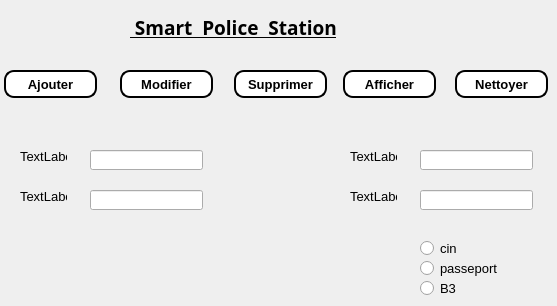
      <widget class="QWidget" name="tab_6">
       <attribute name="icon">
        <iconset>
         <normaloff>../../../Downloads/Service admin.jpg</normaloff>../../../Downloads/Service admin.jpg</iconset>
       </attribute>
       <attribute name="title">
        <string>Service Administratives </string>
       </attribute>
       <widget class="QLabel" name="label_50">
        <property name="geometry">
         <rect>
          <x>350</x>
          <y>190</y>
          <width>47</width>
          <height>13</height>
         </rect>
        </property>
        <property name="font">
         <font>
          <family>Arial</family>
          <pointsize>10</pointsize>
          <weight>50</weight>
          <bold>false</bold>
         </font>
        </property>
        <property name="text">
         <string>TextLabel</string>
        </property>
       </widget>
       <widget class="QLabel" name="label_47">
        <property name="geometry">
         <rect>
          <x>20</x>
          <y>150</y>
          <width>47</width>
          <height>13</height>
         </rect>
        </property>
        <property name="font">
         <font>
          <family>Arial</family>
          <pointsize>10</pointsize>
          <weight>50</weight>
          <bold>false</bold>
         </font>
        </property>
        <property name="text">
         <string>TextLabel</string>
        </property>
       </widget>
       <widget class="QLabel" name="label_49">
        <property name="geometry">
         <rect>
          <x>350</x>
          <y>150</y>
          <width>47</width>
          <height>13</height>
         </rect>
        </property>
        <property name="font">
         <font>
          <family>Arial</family>
          <pointsize>10</pointsize>
          <weight>50</weight>
          <bold>false</bold>
         </font>
        </property>
        <property name="text">
         <string>TextLabel</string>
        </property>
       </widget>
       <widget class="QPushButton" name="affichersalaries_8">
        <property name="geometry">
         <rect>
          <x>343</x>
          <y>70</y>
          <width>93</width>
          <height>28</height>
         </rect>
        </property>
        <property name="font">
         <font>
          <family>Arial</family>
          <pointsize>10</pointsize>
          <weight>75</weight>
          <bold>true</bold>
         </font>
        </property>
        <property name="styleSheet">
         <string notr="true">background-color:white; 
color:black; 
border-style:outset ; 
border-width:2px ; 
border-radius:10px;</string>
        </property>
        <property name="text">
         <string>Afficher</string>
        </property>
       </widget>
       <widget class="QLabel" name="label_48">
        <property name="geometry">
         <rect>
          <x>20</x>
          <y>190</y>
          <width>47</width>
          <height>13</height>
         </rect>
        </property>
        <property name="font">
         <font>
          <family>Arial</family>
          <pointsize>10</pointsize>
          <weight>50</weight>
          <bold>false</bold>
         </font>
        </property>
        <property name="text">
         <string>TextLabel</string>
        </property>
       </widget>
       <widget class="QLineEdit" name="lineEdit_48">
        <property name="geometry">
         <rect>
          <x>90</x>
          <y>190</y>
          <width>113</width>
          <height>20</height>
         </rect>
        </property>
       </widget>
       <widget class="QLineEdit" name="lineEdit_46">
        <property name="geometry">
         <rect>
          <x>90</x>
          <y>150</y>
          <width>113</width>
          <height>20</height>
         </rect>
        </property>
       </widget>
       <widget class="QPushButton" name="Nettoyer_6">
        <property name="geometry">
         <rect>
          <x>455</x>
          <y>70</y>
          <width>93</width>
          <height>28</height>
         </rect>
        </property>
        <property name="font">
         <font>
          <family>Arial</family>
          <pointsize>10</pointsize>
          <weight>75</weight>
          <bold>true</bold>
         </font>
        </property>
        <property name="styleSheet">
         <string notr="true">background-color:white; 
color:black; 
border-style:outset ; 
border-width:2px ; 
border-radius:10px;</string>
        </property>
        <property name="text">
         <string>Nettoyer</string>
        </property>
       </widget>
       <widget class="QLineEdit" name="lineEdit_45">
        <property name="geometry">
         <rect>
          <x>420</x>
          <y>150</y>
          <width>113</width>
          <height>20</height>
         </rect>
        </property>
       </widget>
       <widget class="QLineEdit" name="lineEdit_47">
        <property name="geometry">
         <rect>
          <x>420</x>
          <y>190</y>
          <width>113</width>
          <height>20</height>
         </rect>
        </property>
       </widget>
       <widget class="QPushButton" name="Ajoutersalaries_8">
        <property name="geometry">
         <rect>
          <x>4</x>
          <y>70</y>
          <width>93</width>
          <height>28</height>
         </rect>
        </property>
        <property name="font">
         <font>
          <family>Arial</family>
          <pointsize>10</pointsize>
          <weight>75</weight>
          <bold>true</bold>
         </font>
        </property>
        <property name="styleSheet">
         <string notr="true">background-color:white; 
color:black; 
border-style:outset ; 
border-width:2px ; 
border-radius:10px;</string>
        </property>
        <property name="text">
         <string>Ajouter</string>
        </property>
       </widget>
       <widget class="QPushButton" name="modifiersalaries_8">
        <property name="geometry">
         <rect>
          <x>120</x>
          <y>70</y>
          <width>93</width>
          <height>28</height>
         </rect>
        </property>
        <property name="font">
         <font>
          <family>Arial</family>
          <pointsize>10</pointsize>
          <weight>75</weight>
          <bold>true</bold>
         </font>
        </property>
        <property name="styleSheet">
         <string notr="true">background-color:white; 
color:black; 
border-style:outset ; 
border-width:2px ; 
border-radius:10px;</string>
        </property>
        <property name="text">
         <string>Modifier</string>
        </property>
       </widget>
       <widget class="QLabel" name="policou_8">
        <property name="geometry">
         <rect>
          <x>130</x>
          <y>10</y>
          <width>351</width>
          <height>35</height>
         </rect>
        </property>
        <property name="sizePolicy">
         <sizepolicy hsizetype="Preferred" vsizetype="Maximum">
          <horstretch>0</horstretch>
          <verstretch>0</verstretch>
         </sizepolicy>
        </property>
        <property name="font">
         <font>
          <family>Algerian</family>
          <pointsize>14</pointsize>
          <weight>75</weight>
          <bold>true</bold>
          <underline>true</underline>
         </font>
        </property>
        <property name="text">
         <string> Smart  Police  Station</string>
        </property>
        <property name="textFormat">
         <enum>Qt::PlainText</enum>
        </property>
       </widget>
       <widget class="QPushButton" name="supprimersalaries_8">
        <property name="geometry">
         <rect>
          <x>234</x>
          <y>70</y>
          <width>93</width>
          <height>28</height>
         </rect>
        </property>
        <property name="font">
         <font>
          <family>Arial</family>
          <pointsize>10</pointsize>
          <weight>75</weight>
          <bold>true</bold>
         </font>
        </property>
        <property name="styleSheet">
         <string notr="true">background-color:white; 
color:black; 
border-style:outset ; 
border-width:2px ; 
border-radius:10px;</string>
        </property>
        <property name="text">
         <string>Supprimer</string>
        </property>
       </widget>
       <widget class="QRadioButton" name="radioButton">
        <property name="geometry">
         <rect>
          <x>420</x>
          <y>240</y>
          <width>82</width>
          <height>17</height>
         </rect>
        </property>
        <property name="font">
         <font>
          <family>Arial</family>
          <pointsize>10</pointsize>
          <weight>50</weight>
          <bold>false</bold>
         </font>
        </property>
        <property name="text">
         <string>cin</string>
        </property>
       </widget>
       <widget class="QRadioButton" name="radioButton_2">
        <property name="geometry">
         <rect>
          <x>420</x>
          <y>260</y>
          <width>82</width>
          <height>17</height>
         </rect>
        </property>
        <property name="font">
         <font>
          <family>Arial</family>
          <pointsize>10</pointsize>
          <weight>50</weight>
          <bold>false</bold>
         </font>
        </property>
        <property name="text">
         <string>passeport</string>
        </property>
       </widget>
       <widget class="QRadioButton" name="radioButton_3">
        <property name="geometry">
         <rect>
          <x>420</x>
          <y>280</y>
          <width>82</width>
          <height>17</height>
         </rect>
        </property>
        <property name="font">
         <font>
          <family>Arial</family>
          <pointsize>10</pointsize>
          <weight>50</weight>
          <bold>false</bold>
         </font>
        </property>
        <property name="text">
         <string>B3</string>
        </property>
       </widget>
      </widget>
